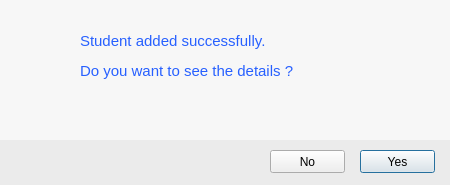
<?xml version="1.0" encoding="UTF-8"?>
<ui version="4.0">
 <class>dialogadd</class>
 <widget class="QDialog" name="dialogadd">
  <property name="geometry">
   <rect>
    <x>0</x>
    <y>0</y>
    <width>450</width>
    <height>185</height>
   </rect>
  </property>
  <property name="windowTitle">
   <string>Dialog</string>
  </property>
  <widget class="QLabel" name="label">
   <property name="geometry">
    <rect>
     <x>-10</x>
     <y>-10</y>
     <width>491</width>
     <height>261</height>
    </rect>
   </property>
   <property name="styleSheet">
    <string notr="true">background-color: rgb(247, 247, 247);</string>
   </property>
   <property name="text">
    <string/>
   </property>
  </widget>
  <widget class="QLabel" name="label_2">
   <property name="geometry">
    <rect>
     <x>20</x>
     <y>30</y>
     <width>41</width>
     <height>41</height>
    </rect>
   </property>
   <property name="styleSheet">
    <string notr="true">background-image: url(:/newPrefix/hiclipart.com (3) (1).png);</string>
   </property>
   <property name="text">
    <string/>
   </property>
  </widget>
  <widget class="QLabel" name="label_3">
   <property name="geometry">
    <rect>
     <x>80</x>
     <y>50</y>
     <width>361</width>
     <height>41</height>
    </rect>
   </property>
   <property name="font">
    <font>
     <pointsize>11</pointsize>
    </font>
   </property>
   <property name="styleSheet">
    <string notr="true">color: rgb(48, 127, 255);
color: rgb(39, 96, 255);
</string>
   </property>
   <property name="text">
    <string>Do you want to see the details ?</string>
   </property>
  </widget>
  <widget class="QLabel" name="label_4">
   <property name="geometry">
    <rect>
     <x>80</x>
     <y>20</y>
     <width>341</width>
     <height>41</height>
    </rect>
   </property>
   <property name="font">
    <font>
     <pointsize>11</pointsize>
    </font>
   </property>
   <property name="styleSheet">
    <string notr="true">color: rgb(48, 127, 255);
color: rgb(39, 96, 255);
</string>
   </property>
   <property name="text">
    <string>Student added successfully.</string>
   </property>
  </widget>
  <widget class="QLabel" name="label_5">
   <property name="geometry">
    <rect>
     <x>0</x>
     <y>140</y>
     <width>451</width>
     <height>51</height>
    </rect>
   </property>
   <property name="styleSheet">
    <string notr="true">background-color: rgb(235, 235, 235);</string>
   </property>
   <property name="text">
    <string/>
   </property>
  </widget>
  <widget class="QPushButton" name="yes">
   <property name="geometry">
    <rect>
     <x>360</x>
     <y>150</y>
     <width>75</width>
     <height>23</height>
    </rect>
   </property>
   <property name="text">
    <string>Yes</string>
   </property>
   <property name="autoDefault">
    <bool>false</bool>
   </property>
   <property name="default">
    <bool>true</bool>
   </property>
  </widget>
  <widget class="QPushButton" name="no">
   <property name="geometry">
    <rect>
     <x>270</x>
     <y>150</y>
     <width>75</width>
     <height>23</height>
    </rect>
   </property>
   <property name="styleSheet">
    <string notr="true"/>
   </property>
   <property name="text">
    <string>No</string>
   </property>
   <property name="autoDefault">
    <bool>true</bool>
   </property>
   <property name="default">
    <bool>false</bool>
   </property>
   <property name="flat">
    <bool>false</bool>
   </property>
  </widget>
 </widget>
 <tabstops>
  <tabstop>yes</tabstop>
  <tabstop>no</tabstop>
 </tabstops>
 <resources>
  <include location="pic.qrc"/>
 </resources>
 <connections/>
</ui>
